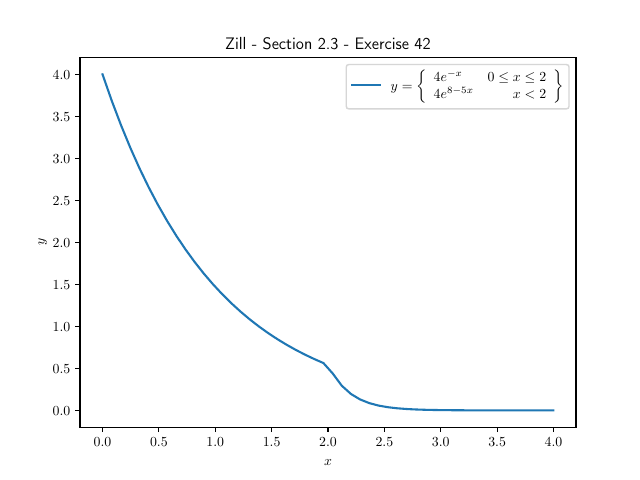

Source code (Python):
# Zill - Differential Equations with Boundary-Value Problems
# Section 2.3 - Exercise 42
import numpy as np
import matplotlib.pyplot as plt
from matplotlib import rcParams

# set parameters for latex encoding/packages
rcParams['text.usetex'] = True
rcParams['text.latex.preamble'] = r"""
\usepackage{amsthm}
\usepackage{amsmath}
\usepackage{amssymb}
\usepackage{amsfonts}
\usepackage{mathtools}
\usepackage[T1]{fontenc}
\usepackage[utf8]{inputenc}
"""

# sample of interval [0,inf)
x = np.linspace(0, 4)

# continuous function of solution y(x)
funcs = []
funcs.append(lambda x: 4*np.exp(-x))
funcs.append(lambda x: 4*np.exp(8 - 5*x))

def y(x):
    return np.piecewise(x, [x <= 2, x > 2], funcs)

# plot figure and axes
fig, ax = plt.subplots()
eq = r'$y=\left\{\begin{array}{lr} 4e^{-x} & 0 \leq x \leq 2 \\ 4e^{8-5x} & x < 2 \end{array} \right\}$'
solution = ax.plot(x, y(x), label=eq)

# add title and label
ax.set_title("Zill - Section 2.3 - Exercise 42")
ax.set_xlabel("$x$")
ax.set_ylabel("$y$")
ax.legend()

# show plot
plt.show()

# save plot
fig.savefig("ch02_03_ex42.png")
